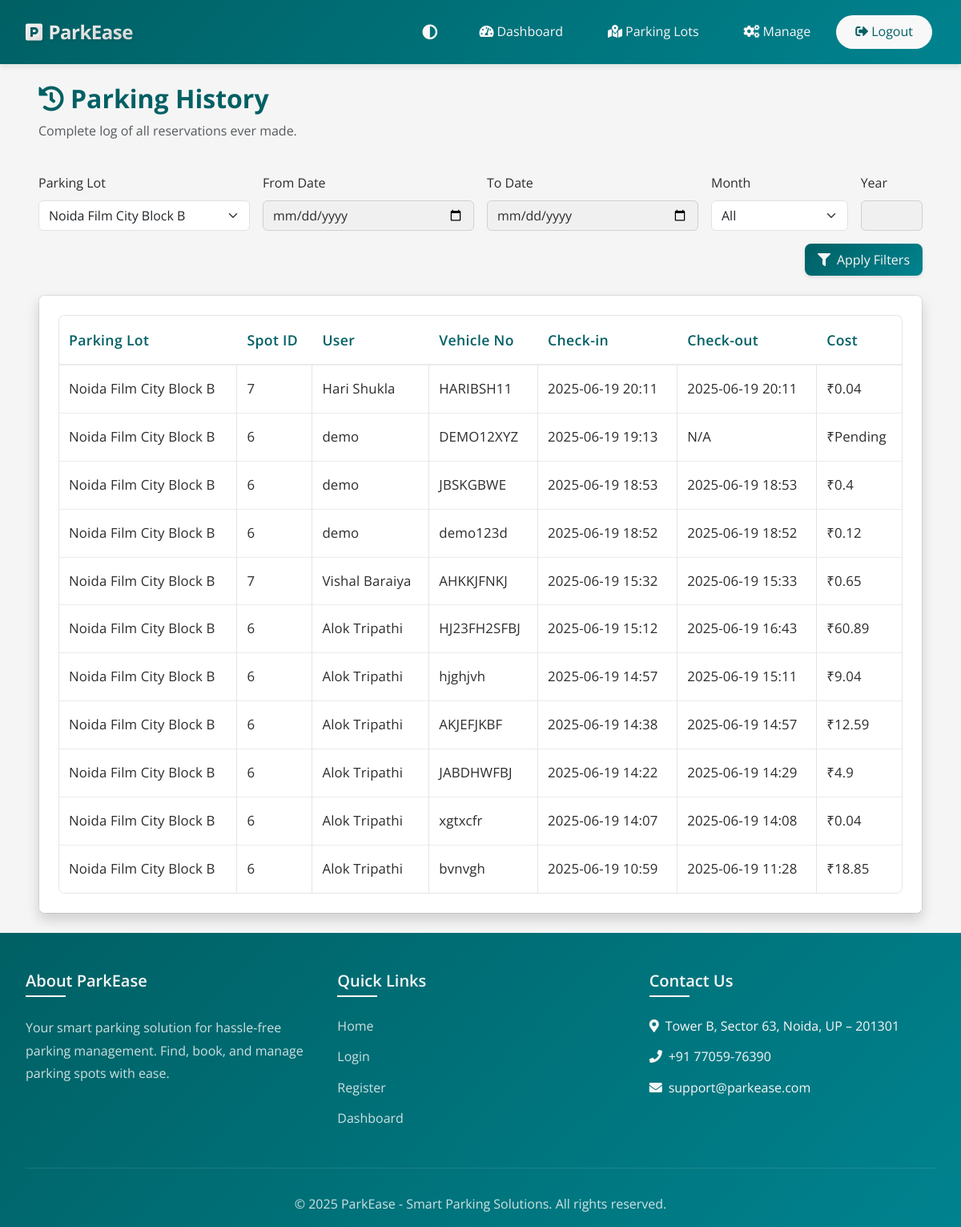
The app's page /admin/parking_history?lot_id=2 (signed in) with its own data.
### models.py (models this page shows, shortened)
class Reservation(db.Model):
    __tablename__ = 'reservations'
    id = db.Column(db.Integer, primary_key=True)
    spot_id = db.Column(db.Integer, db.ForeignKey('parking_spots.id'), nullable=False)
    user_id = db.Column(db.Integer, db.ForeignKey('users.id'), nullable=False)
    vehicle_number = db.Column(db.String(20), nullable=False)
    parking_timestamp = db.Column(db.DateTime, nullable=False, default=datetime.utcnow)
    expected_end_time = db.Column(db.DateTime, nullable=True)
    leaving_timestamp = db.Column(db.DateTime, nullable=True)
    parking_cost = db.Column(db.Float, nullable=True)
    payment_status = db.Column(db.String(20), nullable=True)
    payment_mode = db.Column(db.String(20), nullable=True)
    payment_time = db.Column(db.DateTime, nullable=True)
    force_released = db.Column(db.Boolean, nullable=True, default=False)

class ParkingLot(db.Model):
    __tablename__ = 'parking_lots'
    id = db.Column(db.Integer, primary_key=True)
    prime_location_name = db.Column(db.String(100), nullable=False)
    price = db.Column(db.Float, nullable=False)  # Price per hour
    address = db.Column(db.String(200), nullable=False)
    pincode = db.Column(db.Integer, nullable=False)
    max_spots = db.Column(db.Integer, nullable=False)
    created_at = db.Column(db.DateTime, default=datetime.utcnow)
    spots = db.relationship('ParkingSpot', backref='parking_lot', lazy=True, cascade='all, delete-orphan')

class ParkingSpot(db.Model):
    __tablename__ = 'parking_spots'
    id = db.Column(db.Integer, primary_key=True)
    lot_id = db.Column(db.Integer, db.ForeignKey('parking_lots.id'), nullable=False)
    status = db.Column(db.String(1), nullable=False, default='A')  # A = Available, O = Occupied
    reservations = db.relationship('Reservation', backref='parking_spot', lazy=True)

class User(UserMixin, db.Model):
    __tablename__ = 'users'
    id = db.Column(db.Integer, primary_key=True)
    email = db.Column(db.String(120), unique=True, nullable=False)
    password_hash = db.Column(db.String(128))
    name = db.Column(db.String(100), nullable=False)
    address = db.Column(db.String(200), nullable=False)
    pincode = db.Column(db.String(10), nullable=False)
    created_at = db.Column(db.DateTime, default=datetime.utcnow)
    user_type = db.Column(db.String(20), default='user')
    reservations = db.relationship('Reservation', backref='user', lazy=True)

### routes/admin/parking_history.py (the view, shortened to what this page needs)
@admin_bp.route('/parking_history', methods=['GET'])
@login_required
def parking_history():
    if session.get('user_type') != 'admin':
        flash('Access denied', 'danger')
        return redirect(url_for('main.index'))
    lot_id = request.args.get('lot_id', type=int)
    date_from = request.args.get('date_from')
    date_to = request.args.get('date_to')
    month = request.args.get('month')
    year = request.args.get('year', type=int)
    query = db.session.query(Reservation, ParkingSpot, ParkingLot, User)
    query = query.join(ParkingSpot, Reservation.spot_id == ParkingSpot.id)
    query = query.join(ParkingLot, ParkingSpot.lot_id == ParkingLot.id)
    query = query.outerjoin(User, Reservation.user_id == User.id)
    if lot_id:
        query = query.filter(ParkingLot.id == lot_id)
    if date_from:
        try:
            date_from_dt = datetime.strptime(date_from, '%Y-%m-%d')
            query = query.filter(Reservation.parking_timestamp >= date_from_dt)
        except Exception:
            pass
    if date_to:
        try:
            date_to_dt = datetime.strptime(date_to, '%Y-%m-%d')
            query = query.filter(Reservation.parking_timestamp <= date_to_dt)
        except Exception:
            pass
    reservations = query.order_by(Reservation.parking_timestamp.desc()).all()
    lots = ParkingLot.query.order_by(ParkingLot.prime_location_name).all()
    return render_template('admin_parking_history.html',
        reservations=reservations,
        lots=lots,
        selected_lot=lot_id,
        date_from=date_from,
        date_to=date_to,
        month=month,
        year=year
    )

### app.py (called while the page is built)
@login_manager.user_loader
def load_user(user_id):
    if session.get('user_type') == 'admin':
        return Admin.query.get(int(user_id))
    return User.query.get(int(user_id))

### utils.py (called while the page is built)
def utc_to_ist(utc_dt):
    if utc_dt is None:  # this will convert utc datetime into ist datetime
        return None
    if utc_dt.tzinfo is None:
        utc_dt = timezone('UTC').localize(utc_dt)
    ist = timezone('Asia/Kolkata')
    return utc_dt.astimezone(ist)

def format_ist_datetime(utc_dt, format='%Y-%m-%d %H:%M'):
    if utc_dt is None:
        return 'N/A'
    ist_dt = utc_to_ist(utc_dt)
    return ist_dt.strftime(format)

### templates/admin_parking_history.html (shortened to what this page needs)
{% extends 'base.html' %}
{% block content %}
<div class="container-fluid px-4 px-md-5 py-4">
    <div class="row mb-4">
        <div class="col-12">
            <h2 class="fw-bold mb-2" style="color: var(--primary-color);">
                <i class="fas fa-history me-2"></i>Parking History
            </h2>
            <p class="text-muted dark-mode-text parking-history-subtext">Complete log of all reservations ever made.</p>
        </div>
    </div>
    <form method="get" class="row g-3 mb-4 align-items-end">
        <div class="col-md-3">
            <label for="lot_id" class="form-label">Parking Lot</label>
            <select class="form-select" id="lot_id" name="lot_id">
                {% for lot in lots %}
                <option value="{{ lot.id }}" {% if selected_lot and lot.id == selected_lot %}selected{% endif %}>{{ lot.prime_location_name }}</option>
                {% endfor %}
            </select>
        </div>
        <div class="col-md-3">
            <label for="date_from" class="form-label">From Date</label>
            <input type="date" class="form-control" id="date_from" name="date_from" value="{{ date_from or '' }}">
        </div>
        <div class="col-md-3">
            <label for="date_to" class="form-label">To Date</label>
            <input type="date" class="form-control" id="date_to" name="date_to" value="{{ date_to or '' }}">
        </div>
        <div class="col-md-2">
            <label for="month" class="form-label">Month</label>
            <select class="form-select" id="month" name="month">
                <option value="">All</option>
            </select>
        </div>
        <div class="col-md-1">
            <label for="year" class="form-label">Year</label>
            <input type="number" class="form-control" id="year" name="year" min="2000" max="2100" value="{{ year or '' }}">
        </div>
        <div class="col-md-12 d-flex justify-content-end">
            <button type="submit" class="btn btn-primary"><i class="fas fa-filter me-2"></i>Apply Filters</button>
        </div>
    </form>
    <div class="card bg-white dark-mode-card rounded shadow">
        <div class="card-body p-4">
            <div class="table-responsive">
                <table class="table admin-table" id="historyTable" width="100%" cellspacing="0">
                    <thead>
                        <tr>
                            <th>Parking Lot</th>
                            <th>Spot ID</th>
                            <th>User</th>
                            <th>Vehicle No</th>
                            <th>Check-in</th>
                            <th>Check-out</th>
                            <th>Cost</th>
                        </tr>
                    </thead>
                    <tbody>
                        {% if reservations|length == 0 %}
                        <tr>
                            <td colspan="7" class="text-center text-muted">No reservation history found.</td>
                        </tr>
                        {% else %}
                        {% for reservation, spot, lot, user in reservations %}
                        <tr>
                            <td>{{ lot.prime_location_name }}</td>
                            <td>{{ spot.id }}</td>
                            <td>{{ user.name if user else 'Deleted User' }}</td>
                            <td>{{ reservation.vehicle_number or 'N/A' }}</td>
                            <td>{{ format_ist_datetime(reservation.parking_timestamp) }}</td>
                            <td>{{ format_ist_datetime(reservation.leaving_timestamp) }}</td>
                            <td>₹{{ reservation.parking_cost or 'Pending' }}</td>
                        </tr>
                        {% endfor %}
                        {% endif %}
                    </tbody>
                </table>
            </div>
        </div>
    </div>
</div>
{% endblock %}

### static/css/style.css (style rules this page uses)
body { font-family: 'Open Sans', sans-serif; min-height: 100vh; display: flex; flex-direction: column; color: var(--text-color); line-height: 1.6; background-color: var(--body-bg); }
.card { position: relative; border: 1.5px solid rgba(0,0,0,0.08) !important; border-radius: var(--border-radius); transition: all 0.3s ease; background-clip: padding-box; overflow: hidden; box-shadow: 0 2px 8px rgba(0,0,0,0.03); }
.card-body { position: relative; background-color: var(--card-bg); }
.card, .dashboard-card, .parking-lot-card .card, .admin-card, .modal-content { border-radius: var(--border-radius) !important; }
.card::before, .card::after, .dashboard-card::before, .dashboard-card::after, .parking-lot-card .card::before, .parking-lot-card .card::after, .admin-card::before, .admin-card::after, .modal-content::before, .modal-content::after { display: none !important; }
.card, .dashboard-card, .parking-lot-card .card, .admin-card, .modal-content { background-color: var(--card-bg); }
.card-body { padding: 1.25rem; }
.table { border: 1px solid rgba(0, 0, 0, 0.1); border-radius: var(--border-radius); overflow: hidden; background-color: var(--table-bg); color: var(--text-color); }
.table th { border-bottom: 1px solid rgba(0, 0, 0, 0.1); background-color: var(--table-bg); color: var(--primary-color); font-weight: 600; }
.table td { border-bottom: 1px solid rgba(0, 0, 0, 0.1); border-right: 1px solid rgba(0, 0, 0, 0.1); }
.table td:last-child { border-right: none; }
.table tr:last-child td { border-bottom: none; }
.btn { background-color: var(--primary-color); color: var(--white); border: none; padding: 0.5rem 1rem; border-radius: var(--border-radius); text-decoration: none; transition: all 0.3s ease; }
.btn-primary { background-color: var(--primary-color); color: var(--white); text-decoration: none; }
.form-control { border: 1px solid rgba(0, 0, 0, 0.2); }
.fas, .far, .fab { display: inline-block; font-style: normal; font-variant: normal; text-rendering: auto; -webkit-font-smoothing: antialiased; line-height: 1; }
.card, .btn, .nav-link { transition: all 0.3s ease; }
.table tbody tr { transition: background-color 0.3s ease; }
html { scroll-behavior: smooth; }
.btn { position: relative; overflow: hidden; }
.btn::after { content: ''; position: absolute; top: 50%; left: 50%; width: 5px; height: 5px; background: rgba(255, 255, 255, 0.5); opacity: 0; border-radius: 100%; transform: scale(1, 1) translate(-50%); transform-origin: 50% 50%; }
:root { --primary-color: #006064; --primary-hover: #00838f; --secondary-color: #546e7a; --success-color: #2e7d32; --danger-color: #c62828; --warning-color: #f57f17; --info-color: #0277bd; --light-color: #f5f5f5; --dark-color: #263238; --body-bg: #ffffff; --card-bg: #ffffff; --text-color: #37474f; --text-muted: #607d8b; --border-color: rgba(0, 0, 0, 0.15); --border-hover: rgba(0, 0, 0, 0.25); --box-shadow: 0 2px 4px rgba(0, 0, 0, 0.1); --box-shadow-hover: 0 4px 8px rgba(0, 0, 0, 0.15); --border-radius: 8px; --transition-speed: 0.3s; }
.card-body { border-radius: 0; overflow: hidden; }
.card-body { flex: 1; overflow: hidden; }

### static/css/admin.css (style rules this page uses)
body { font-family: 'Open Sans', sans-serif; }
.admin-table { width: 100%; margin-bottom: 0; border-collapse: separate; border-spacing: 0; }
.admin-table th { font-weight: 600; color: var(--text-color); background: var(--light-bg); white-space: nowrap; padding: 1rem 0.75rem; letter-spacing: 0.02em; font-size: 1.1rem; border-bottom: 2px solid var(--border-color); }
.admin-table td { vertical-align: middle; padding: 1rem 0.75rem; font-size: 1.05rem; letter-spacing: 0.01em; color: var(--text-color); border-bottom: 1px solid var(--border-color); }
.admin-table tbody tr:last-child td { border-bottom: none; }

### records on screen
Reservation: prime_location_name "Noida Film City Block B", id "7", name "Hari Shukla", vehicle_number "HARIBSH11", parking_timestamp "2025-06-19 20:11", leaving_timestamp "2025-06-19 20:11", parking_cost "0.04"
Reservation: prime_location_name "Noida Film City Block B", id "6", name "demo", vehicle_number "DEMO12XYZ", parking_timestamp "2025-06-19 19:13", leaving_timestamp "N/A", parking_cost "Pending"
Reservation: prime_location_name "Noida Film City Block B", id "6", name "demo", vehicle_number "JBSKGBWE", parking_timestamp "2025-06-19 18:53", leaving_timestamp "2025-06-19 18:53", parking_cost "0.4"
Reservation: prime_location_name "Noida Film City Block B", id "6", name "demo", vehicle_number "demo123d", parking_timestamp "2025-06-19 18:52", leaving_timestamp "2025-06-19 18:52", parking_cost "0.12"
Reservation: prime_location_name "Noida Film City Block B", id "7", name "Vishal Baraiya", vehicle_number "AHKKJFNKJ", parking_timestamp "2025-06-19 15:32", leaving_timestamp "2025-06-19 15:33", parking_cost "0.65"
Reservation: prime_location_name "Noida Film City Block B", id "6", name "Alok Tripathi", vehicle_number "HJ23FH2SFBJ", parking_timestamp "2025-06-19 15:12", leaving_timestamp "2025-06-19 16:43", parking_cost "60.89"
Reservation: prime_location_name "Noida Film City Block B", id "6", name "Alok Tripathi", vehicle_number "hjghjvh", parking_timestamp "2025-06-19 14:57", leaving_timestamp "2025-06-19 15:11", parking_cost "9.04"
Reservation: prime_location_name "Noida Film City Block B", id "6", name "Alok Tripathi", vehicle_number "AKJEFJKBF", parking_timestamp "2025-06-19 14:38", leaving_timestamp "2025-06-19 14:57", parking_cost "12.59"
Reservation: prime_location_name "Noida Film City Block B", id "6", name "Alok Tripathi", vehicle_number "JABDHWFBJ", parking_timestamp "2025-06-19 14:22", leaving_timestamp "2025-06-19 14:29", parking_cost "4.9"
Reservation: prime_location_name "Noida Film City Block B", id "6", name "Alok Tripathi", vehicle_number "xgtxcfr", parking_timestamp "2025-06-19 14:07", leaving_timestamp "2025-06-19 14:08", parking_cost "0.04"
Reservation: prime_location_name "Noida Film City Block B", id "6", name "Alok Tripathi", vehicle_number "bvnvgh", parking_timestamp "2025-06-19 10:59", leaving_timestamp "2025-06-19 11:28", parking_cost "18.85"

### other values on screen
form field lot_id "Noida Film City Block B"
